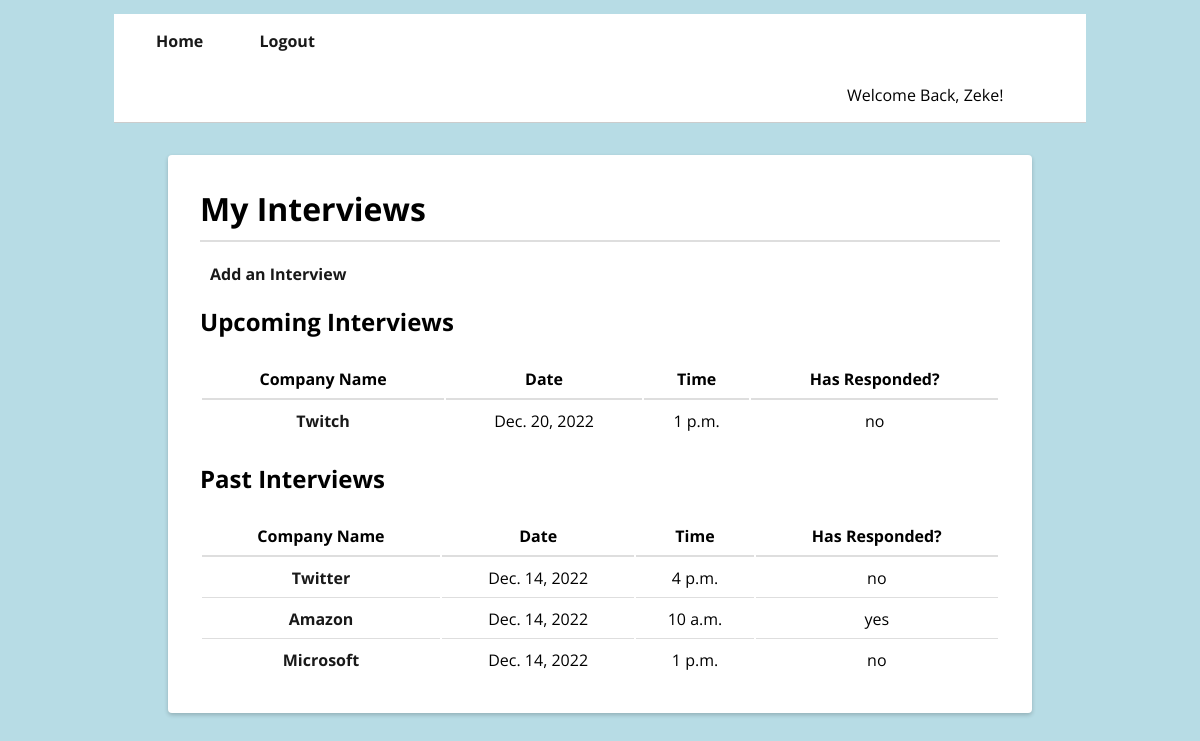
Page /tracker/ (signed in) on the committed database.
### tracker/models.py (models this page shows)
class Interview(models.Model):
    company_name = models.CharField(max_length=200)
    industry = models.ForeignKey(
        Industry,
        related_name="interview",
        on_delete=models.CASCADE,
        null=True,
    )
    position = models.CharField(max_length=200)
    date = models.DateField(auto_now_add=False)
    time = models.TimeField(auto_now_add=False)
    responded = models.BooleanField(default=False)
    notes = models.TextField()
    job_link = models.URLField(null=True)
    user = models.ForeignKey(
        User,
        related_name="interview",
        on_delete=models.CASCADE,
        null=True,
    )

### tracker/views.py (the view)
# urls.py: path("", interview_list, name="interview_list"),
@login_required
def interview_list(request):
    interviews = Interview.objects.all()
    today_date = date.today()
    context = {
        "interviews": interviews,
        "today_date": today_date
    }
    return render(request, "tracker/interview_list.html", context)

### tracker/templates/tracker/interview_list.html (shortened to what this page needs)
{% extends 'base.html'%}
{% block content %}
<main>
    <div class="project-list">
        <h1 id="InterviewBorder">My Interviews</h1>
         <p>
            <a href="{% url 'create_interview' %}">Add an Interview</a>
        </p>
        {% if interviews|length == 0 %}
            <p>You don't have any interviews scheduled.</p>
        {% else %}
            <h2>Upcoming Interviews</h2>
            <table>
                <thead>
                    <th>Company Name</th>
                    <th>Date</th>
                    <th>Time</th>
                    <th>Has Responded?</th>
                </thead>
                <tbody>
                    {% for interview in interviews %}
                        {% if interview.date >= today_date %}
                        <tr>
                            <td>
                                <a href="{% url 'show_interview' interview.id %}">{{ interview.company_name }}</a>
                            </td>
                            <td>
                                {{ interview.date }}
                            </td>
                            <td>
                                {{ interview.time }}
                            </td>
                            <td>
                                {{ interview.responded|yesno }}
                            </td>
                        </tr>
                        {% endif %}
                    {% endfor %}
                </tbody>
            </table>
            <h2>Past Interviews</h2>
            <table>
                <thead>
                    <th>Company Name</th>
                    <th>Date</th>
                    <th>Time</th>
                    <th>Has Responded?</th>
                </thead>
                <tbody>
                    {% for interview in interviews %}
                    {% if interview.date < today_date %}
                        <tr>
                            <td>
                                <a href="{% url 'show_interview' interview.id %}">{{ interview.company_name }}</a>
                            </td>
                            <td>
                                {{ interview.date }}
                            </td>
                            <td>
                                {{ interview.time }}
                            </td>
                            <td>
                                {{ interview.responded|yesno }}
                            </td>
                        </tr>
                    {% endif %}
                    {% endfor %}
                </tbody>
            </table>
        {% endif %}
    </div>
</main>
{% endblock content %}

### tracker/templates/base.html (shortened to what this page needs)
{% load static %}
<!doctype html>
<html lang="en">
    <head>
        <link rel="stylesheet" href="{% static 'css/tracker.css' %}">
    </head>
    <body>
        <header>
            <nav>
                <ul>
                    {% if user.is_authenticated %}
                        <li>
                            <a href="{% url 'home' %}">Home</a>
                        </li>
                        <li>
                            <a href="{% url 'logout' %}">Logout</a>
                        </li>
                        <li class="UserFormat">Welcome Back, {{ user|title }}! </li>
                    {% endif %}
                </ul>
            </nav>
        </header>
        {% block content %}
        {% endblock content %}
    </body>
 </html>

### tracker/static/css/tracker.css (style rules this page uses)
body, input, textarea, button { font-family: 'Open Sans', sans-serif; font-size: 16px; margin: 0; padding: 114px; }
html, body { background-color: #b7dce5; }
header nav ul { background-color: white; border-bottom: 1px solid #CCC; box-sizing: border-box; margin-top: -100px; margin-bottom: 2em; padding: 0 0 0 1em; }
header nav ul li { display: inline-block; margin: 0 1em; padding: 1em 0 1em 0; }
header nav ul li a { font-weight: bold; text-decoration: none; }
table { width: 100%; }
.task-form h1, .login-form h1, .signup-form h1, .project-list h1, .project-form h1, .project-detail h1 { margin-top: 0; }
.my-tasks-list, .project-list, .project-detail { background-color: white; border-radius: 4px; box-shadow: 0 2px 4px rgba(0, 0, 0, 0.2); margin: auto; max-width: 800px; padding: 2em; }
.my-tasks-list th, .my-tasks-list td, .project-list th, .project-list td, .project-detail th, .project-detail td { padding: .5em; }
.my-tasks-list thead tr th, .project-list thead tr th, .project-detail thead tr th { border-bottom: 2px solid #DEDEDE; }
.my-tasks-list tbody td:nth-child(2), .my-tasks-list tbody td:nth-child(3), .my-tasks-list tbody td:nth-child(4), .project-list tbody tr td, .project-detail tbody td:nth-child(2), .project-detail tbody td:nth-child(3), .project-detail tbody td:nth-child(4), .project-detail tbody td:nth-child(5) { text-align: center; }
.my-tasks-list tbody :not(tr:last-child) td, .project-list tbody :not(tr:last-child) td, .project-detail tbody :not(tr:last-child) td { border-bottom: 1px solid #DEDEDE; }
a { text-decoration: none; color: rgb(25, 25, 25); font-weight: bold; padding-left: 10px; padding-right: 10px; padding-top: 5px; padding-bottom: 5px; border-radius: 10px; }
.UserFormat { margin-left: 75%; }
#InterviewBorder { border-bottom: 2px solid #DEDEDE; padding-bottom: 10px; }

### rows in the picture
Interview: company_name "Twitch", date "Dec. 20, 2022", time "1 p.m.", responded "no"
Interview: company_name "Twitter", date "Dec. 14, 2022", time "4 p.m.", responded "no"
Interview: company_name "Amazon", date "Dec. 14, 2022", time "10 a.m.", responded "yes"
Interview: company_name "Microsoft", date "Dec. 14, 2022", time "1 p.m.", responded "no"

### other values in the picture
{{ user|title }} "Zeke"
